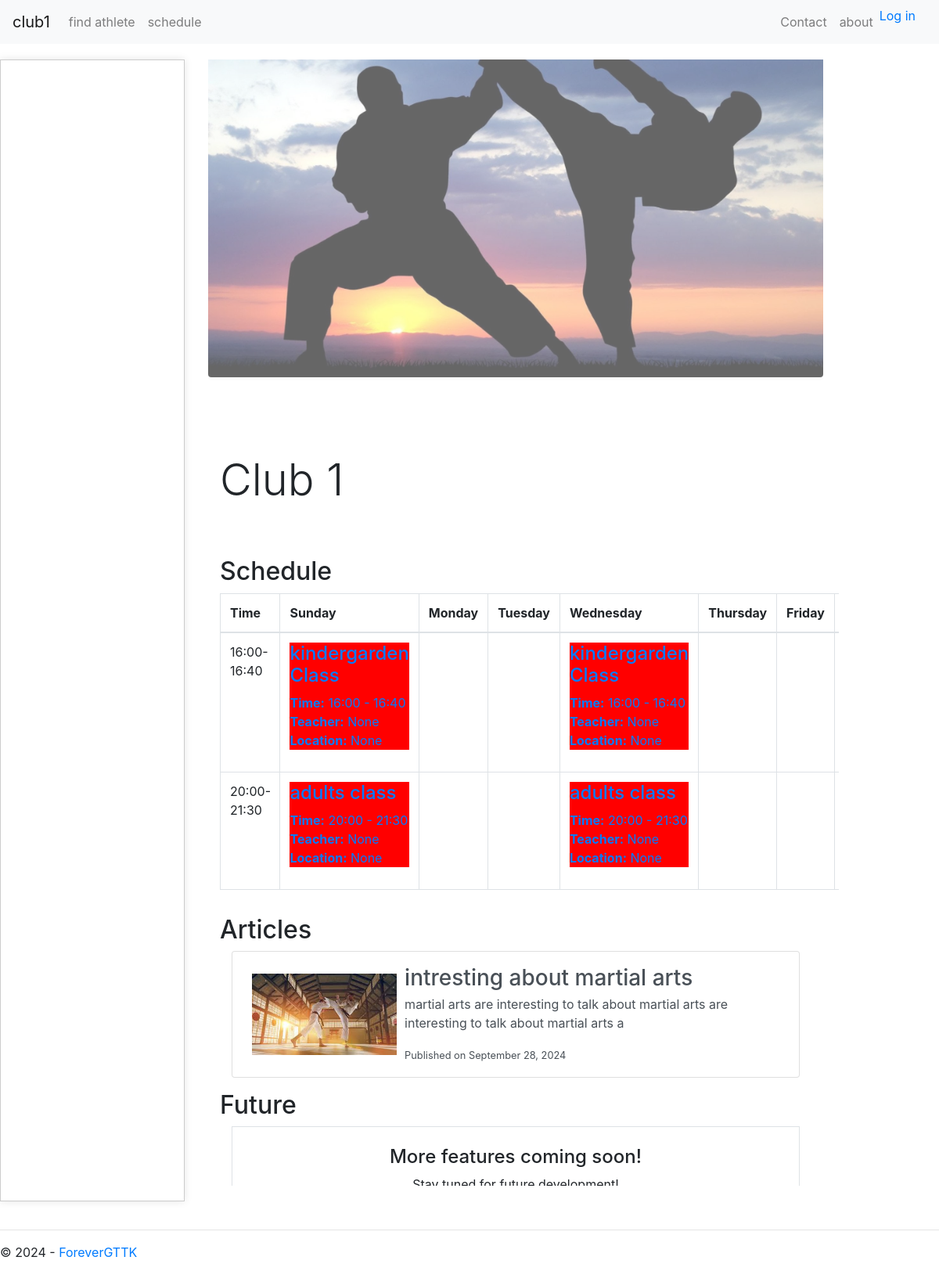
/club/club1/, run on the app's committed database.
### app/models.py (models this page shows, shortened)
class BaseModel(models.Model):
    ID = models.UUIDField(default=uuid.uuid4, editable=False, unique=True, primary_key=True)
    created_by = models.ForeignKey(User, on_delete=models.SET_NULL, null=True)
    created_at = models.DateTimeField(auto_now_add=True, editable=False)
    last_updated = models.DateTimeField(auto_now=True)
    description = models.TextField(null=True, blank=True)
    class Meta:
        abstract = True

class Clubs(BaseModel):
    name = models.CharField(max_length=255, unique=True)
    topic = models.ForeignKey(Topics, on_delete=models.CASCADE, null=True, related_name='clubs')
    location = models.CharField(max_length=255, null=True, blank=True)
    web_name = models.CharField(max_length=100, unique=True)
    contact_email = models.EmailField(null=True, blank=True)
    contact_phone = models.CharField(max_length=15, null=True, blank=True)
    contact_person = models.CharField(max_length=255, null=True, blank=True)
    class Meta:
        permissions = [
            ("view_club", "Can view club details"),
            ("manage_club", "Can manage club details"),
            ("manage_club_design", "Can edit club design"),
            ("manage_club_articles", "Can manage articles for the club"),
        ]
    def get_club(self):
        image = get_object_or_404(Images, club=self.ID, page='home', name='logo')
        return {
            'ID': str(self.ID),
            'name': self.name,
            'location': self.location,
            'photo': image.image,
            'contact_email': self.contact_email,
            'contact_phone': self.contact_phone,
            'contact_person': self.contact_person,
        }
    def __str__(self):
        return f'{self.name} - {self.topic.name if self.topic else "No Topic"}'

class Images(BaseModel):
    image = models.ImageField(upload_to='images/', null=False, blank=False)
    club = models.ForeignKey('Clubs', on_delete=models.CASCADE, related_name='images')
    page = models.CharField(max_length=100)
    name = models.CharField(max_length=100, null=True, blank=True)

class Features(BaseModel):
    club_ID = models.ForeignKey('Clubs', on_delete=models.CASCADE, related_name='features')
    title = models.CharField(max_length=255)
    address = models.TextField()
    price = models.DecimalField(max_digits=10, decimal_places=2)
    class Meta:
        ordering = ['-title']
        permissions = [
            ("view_class", "Can view class"),
            ("manage_class", "Can manage class details"),
            ("manage_registrations", "Can manage class registrations"),
            ("assign_teacher", "Can assign teacher to class"),
        ]
    def get_club_fields(self):
        return {
            'club_ID': str(self.club_ID),
            'title': self.title,
            'address': self.address,
        }

class Class(BaseModel):
    DAYS_OF_WEEK = (
        ('sun', 'Sunday'),
        ('mon', 'Monday'),
        ('tue', 'Tuesday'),
        ('wed', 'Wednesday'),
        ('thu', 'Thursday'),
        ('fri', 'Friday'),
        ('sat', 'Saturday'),
    )
    name = models.CharField(max_length=255)
    season = models.ForeignKey(Season, on_delete=models.CASCADE, related_name='classes')
    start_date = models.DateField()
    end_date = models.DateField()
    days_of_week = MultiSelectField(choices=DAYS_OF_WEEK, null=True, blank=True)
    start_time = models.TimeField()
    end_time = models.TimeField()
    place = models.CharField(max_length=255, null=True, blank=True)
    teacher = models.ForeignKey('Teacher', on_delete=models.SET_NULL, null=True, blank=True)
    price = models.DecimalField(max_digits=10, decimal_places=2)
    registration_fee = models.DecimalField(max_digits=10, decimal_places=2)
    class Meta:
        ordering = ['start_date', 'start_time']
    @classmethod
    def get_classes_by_current_season(cls, club):
        current_season = Season.objects.filter(club=club, is_active=True).first()
        if not current_season:
            return {}
        classes = cls.objects.filter(season=current_season)
        return { c.name:c.get_class() for c in classes }
    def get_class(self):
        return {
            'ID': self.ID,
            'name': self.name,
            'teacher': self.teacher,
            'start_date': self.start_date,
            'end_date': self.end_date,
            'days_of_week': self.days_of_week,
            'start_time': self.start_time.strftime('%H:%M'),
            'end_time': self.end_time.strftime('%H:%M'),
            'place':self.place if self.place else None,
            'season': self.season,
            'price':self.price,
            'registration_fee':self.registration_fee,
        }

class Article(BaseModel):
    title = models.CharField(max_length=255)
    content = models.TextField()
    author = models.ForeignKey(User, on_delete=models.CASCADE, related_name='articles')
    club = models.ForeignKey('Clubs', on_delete=models.CASCADE, related_name='articles')
    published = models.BooleanField(default=False)
    publication_date = models.DateTimeField(null=True, blank=True)
    tags = models.CharField(max_length=255, null=True, blank=True)
    class Meta:
        ordering = ['-publication_date']

### BotLaHug/views.py (the view)
# urls.py: path('club/<str:club_name>/', clubViews.home, name='club_home'),
def home(request, club_name):
    club = get_object_or_404(models.Clubs, web_name=club_name)
    articles = models.Article.objects.filter(club=club)
    club_articles = {}
    for article in articles:
        image = models.Images.objects.filter(club=club, page='Articles', name=article.title).first()
        club_articles[article.title] = {
            'ID': article.ID,
            'image': image.image if image else None,
            'description': article.content[:100],
            'publication_date': article.publication_date,
            'web_name': article.ID
        }
    details = club.get_club()
    classes = models.Class.get_classes_by_current_season(club=club)
    days_of_week = ['Sunday', 'Monday', 'Tuesday', 'Wednesday', 'Thursday', 'Friday', 'Saturday']
    schedule_classes = generate_time_slots(classes, days_of_week)
    features = models.Features.objects.filter(club_ID=club)
    feature_data = {feature.title:feature.get_club_fields() for feature in features}
    future = feature_data.pop('Future', None)
    if future:
        feature_data['Future'] = future
    return page_render(
        request,
        'BotLaHug/client_pages/club_home.html',
        {
            'details': details,
            'articles': club_articles,
            'schedule_classes': schedule_classes,
            'days_of_week': days_of_week,
            'features': feature_data,
        },
        club_name=club_name
    )

### BotLaHug/views.py (called while the page is built)
def page_render(request, page_address, context, club_name):
    context['easterEgg'] = datetime.now().minute % 2 == 0
    app_name = re.split(r'_|(?=[A-Z])', os.path.splitext(os.path.basename(page_address))[0])
    title = ' '.join(word.capitalize() if context['easterEgg'] else word.lower() for word in app_name)
    context.update(
        {
            'name': club_name,
            'title': title,
            'year': datetime.now().year,
        }
    )
    return render(request, page_address, context)

def generate_time_slots(classes, days_of_week):
    from collections import defaultdict
    time_slots = defaultdict(lambda: {day: [] for day in days_of_week})
    for pk, class_info in classes.items():
        start_time = class_info['start_time']
        end_time = class_info['end_time']
        days = class_info['days_of_week']
        for day in days:
            day_name = dict(models.Class.DAYS_OF_WEEK)[day]
            time_slots[f'{start_time}-{end_time}'][day_name].append({
                'ID' : class_info['ID'],
                'name': class_info['name'],
                'teacher': class_info['teacher'],
                'time': f'{start_time} - {end_time}',
                'place': class_info['place'],
                'color': 'red',  # You can customize the color logic
            })
    return dict(time_slots)

### BotLaHug/templates/BotLaHug/client_pages/club_home.html (shortened to what this page needs)
{% extends "BotLaHug/layout.html" %}
{% block content %}
<div class="mb-4" style="overflow: hidden; height: 25vh; ">
    <img src="../../{{ details.photo }}" alt="{{ club_name }} logo" class="img-fluid rounded shadow-sm" style="width: 100%; object-fit: cover; opacity: 0.6; margin-top: -10%;">
</div>
<div class="container mt-5">
    <div class="row">
        <div class="col-md-8">
            <h1 class="display-4">{{ details.name }}</h1>
        </div>
    </div>
    <div class="row mt-5">
        {% for i, feature in features.items %}
        <div class="col-md-12 mb-3">
            <h2>{{ feature.title }}</h2>
            {% include feature.address %}
        </div>
        {% endfor %}
    </div>
</div>
{% endblock %}

### BotLaHug/templates/BotLaHug/layout.html (shortened to what this page needs)
<!DOCTYPE html>
<html>
<head>
    {% load static %}
    <link href="https://stackpath.bootstrapcdn.com/bootstrap/4.5.2/css/bootstrap.min.css" rel="stylesheet">
</head>
<body class="bud">
    <nav class="navbar navbar-expand-lg navbar-light bg-light fixed-top">
        {% if user.is_authenticated %}
        <a class="navbar-brand" href="/club/{{name}}/">{{name}} BotlaHug בוטלחוג</a>
        {% else %}
        <a class="navbar-brand" href="/club/{{name}}/"> {{name}}  </a>
        {% endif %}
        <div class="collapse navbar-collapse" id="navbarNav">
            {% include 'BotLaHug/loggedelements.html' %}
            <ul class="navbar-nav ml-auto" style="margin-inline:14px;">
                <li class="nav-item">
                    <a class="nav-link" href="/club/{{name}}/contact/">Contact</a>
                </li>
                <li class="nav-item">
                    <a class="nav-link" href="/club/{{name}}/about/">about</a>
                </li>
                {% include 'BotLaHug/loginpartial.html' %}
            </ul>
        </div>
    </nav>
    <div class="sidebar-container">
        <div class="centered-div">
        </div>
        <div class=" body-content">
            {% block content %}{% endblock %}
        </div>
        <div>
        </div>
    </div>
    <footer>
        <hr />
        <p>&copy; {{ year }} - <a href="{% url 'contact' %}">ForeverGTTK</a></p>
    </footer>
</body>
</html>

### BotLaHug/templates/BotLaHug/features/schedule_feature.html
<table class="table table-bordered schedule-table">
    <thead>
        <tr>
            <th>Time</th>
            {% for day in days_of_week %}
            <th>{{ day }}</th>
            {% endfor %}
        </tr>
    </thead>
    <tbody>
        {% for time_slot, days in schedule_classes.items %}
        <tr>
            <td>{{ time_slot}}</td>
            {% for day ,classes in days.items %}
            <td>
                {% for class_info in classes %}
                {% if class_info %}
                <a href="/club/{{name}}/class/{{class_info.ID}}" style="text-decoration: none;">
                    <div class="class-box" style="background-color: {{ class_info.color }};">
                        <h4>{{ class_info.name }}</h4>
                        <p>
                            <strong>Time:</strong> {{ class_info.time }}<br>
                            <strong>Teacher:</strong> {{ class_info.teacher }}<br>
                            <strong>Location:</strong> {{ class_info.place }}
                        </p>
                    </div>
                </a>
                {% endif %}
                {% endfor %}
            </td>
            {% endfor %}
        </tr>
        {% endfor %}
    </tbody>
</table>

### BotLaHug/templates/BotLaHug/features/article_feature.html
<div class="col-md-12">
    <div class="list-group">
        {% for article_title, article_info in articles.items %}
        <a href="articles/{{ article_info.ID }}" class="list-group-item list-group-item-action">
            <table>
                <tr>
                    {% if article_info.image %}
                    <td style="padding:5px">
                        <img src="../../{{ article_info.image }}" alt="{{ article_info.description }}" class="img-fluid">
                    </td>
                    {% endif %}
                    <td style="padding:5px">
                        <h3 class="mb-1">{{ article_title }}</h3>
                        <p>{{ article_info.description }}</p>
                        <small>Published on {{ article_info.publication_date|date:"F j, Y" }}</small>
                    </td>
                </tr>
            </table>
        </a>
        {% empty %}
        <p>No articles found for this club.</p>
        {% endfor %}
    </div>
</div>

### BotLaHug/templates/BotLaHug/layout.html (style rules this page uses)
.bud { min-height: 100vh; margin: 0; padding: 0; overflow-y: hidden; }
.sidebar-container { display: grid; grid-template-columns: 2fr 7fr 1fr; column-gap: 10px; margin-top: 56px; overflow-y: hidden; }
.centered-div { padding: 20px; background-color: #fff; border: 1px solid #ccc; box-sizing: border-box; margin-top: 20px; height: 80vh; margin-bottom: 20px; box-shadow: 0px 0px 10px rgba(0, 0, 0, 0.1); }
.body-content { height: 80vh; padding: 20px; box-sizing: border-box; overflow-y: scroll; }

### data on the page
Clubs: web_name "club1", name "Club 1"
Images: photo (picture)
Features: title "Schedule"
Class: name "kindergarden Class" "kindergarden Class"
Class: name "adults class" "adults class"
Features: title "Articles"
Images: image (picture)
Article: articles "intresting about martial arts", publication_date "September 28, 2024"
Features: title "Future"

### other printed values
{{ day }} "Sunday" "Monday" "Tuesday" "Wednesday" "Thursday" "Friday"
{{ time_slot }} "16:00-16:40" "20:00-21:30"
{{ class_info.time }} "16:00 - 16:40" "16:00 - 16:40" "20:00 - 21:30" "20:00 - 21:30"
{{ class_info.teacher }} "None" "None" "None" "None"
{{ class_info.place }} "None" "None" "None" "None"
{{ article_info.description }} "martial arts are interesting to talk about martial arts are interesting to talk about martial arts a"
